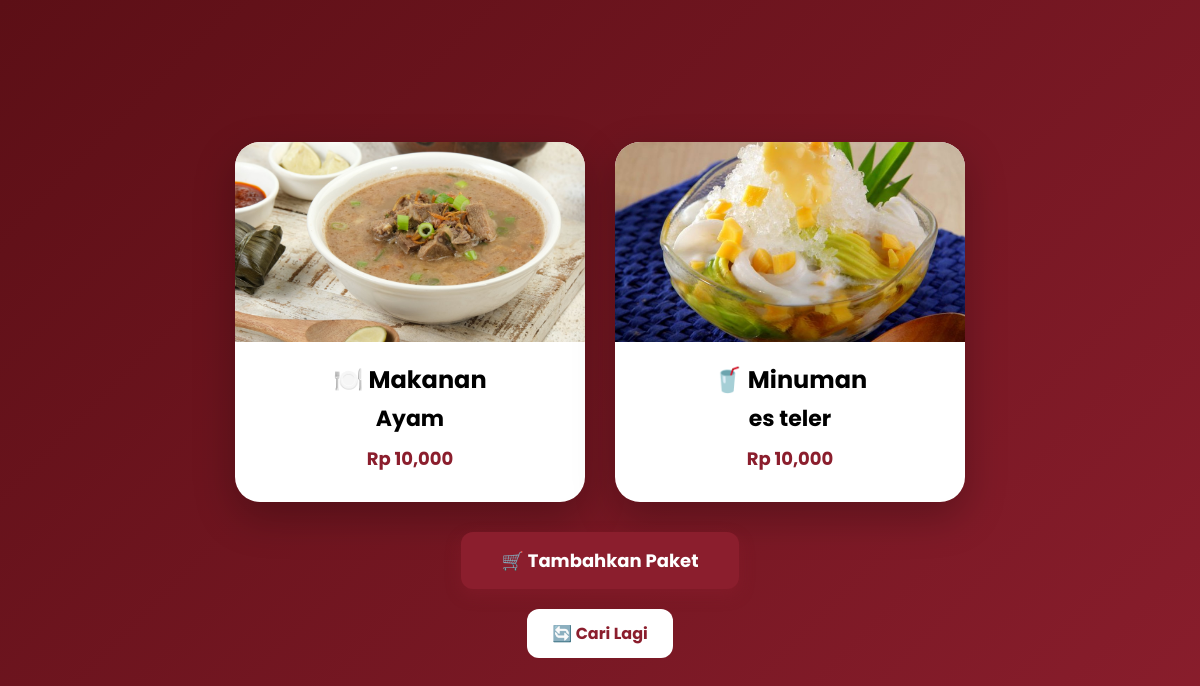
The page /pelanggan/hasil_rekomendasi.php?jenis=semua on the database its author committed.
### tables this page shows
CREATE TABLE `menu` (
  `id_menu` int(11) NOT NULL,
  `nama_menu` varchar(100) DEFAULT NULL,
  `harga` int(11) DEFAULT NULL,
  `stok` int(11) DEFAULT NULL,
  `gambar` varchar(255) DEFAULT NULL,
  `id_kategori_menu` int(11) DEFAULT NULL,
  `id_admin` int(11) DEFAULT NULL,
  `deskripsi_menu` text NOT NULL,
  `status` enum('tersedia','habis') DEFAULT 'tersedia'
);

### pelanggan/hasil_rekomendasi.php (the view, shortened to what this page needs)
<?php
include "koneksi.php";
$jenis = $_GET['jenis'] ?? '';
function getMenu($conn, $id_kategori) {
    $query = mysqli_query($conn, "SELECT * FROM menu WHERE id_kategori_menu = " . (int)$id_kategori . " ORDER BY RAND() LIMIT 1");
    return mysqli_fetch_assoc($query);
}
$makanan = ($jenis == "makanan" || $jenis == "semua") ? getMenu($conn, 18) : null;
$minuman = ($jenis == "minuman" || $jenis == "semua") ? getMenu($conn, 19) : null;
?>
<!DOCTYPE html>
<html lang="id">
<head>
</head>
<body>
<div class="result" id="result">
    <div class="flex">
        <?php if($jenis == "semua"): ?>
            <div class="card">
                <img src="../admind/crud/menu/upload/<?= $makanan['gambar']; ?>" alt="Makanan">
                <div class="content">
                    <h2>🍽️ Makanan</h2>
                    <div class="nama"><?= $makanan['nama_menu']; ?></div>
                    <div class="harga">Rp <?= number_format($makanan['harga']); ?></div>
                </div>
            </div>
            <div class="card">
                <img src="../admind/crud/menu/upload/<?= $minuman['gambar']; ?>" alt="Minuman">
                <div class="content">
                    <h2>🥤 Minuman</h2>
                    <div class="nama"><?= $minuman['nama_menu']; ?></div>
                    <div class="harga">Rp <?= number_format($minuman['harga']); ?></div>
                </div>
            </div>
        <?php endif; ?>
    </div>
    <div class="footer-action">
        <?php if($jenis == "semua"): ?>
            <a href="tambah_keranjang.php?id_m=<?= $makanan['id_menu']; ?>&id_min=<?= $minuman['id_menu']; ?>" class="btn btn-paket">🛒 Tambahkan Paket</a>
            <br>
        <?php endif; ?>
        <a href="rekomendasi.php" class="kembali">🔄 Cari Lagi</a>
    </div>
</div>
</body>
</html>

### pelanggan/hasil_rekomendasi.php (style rules this page uses)
* { margin:0; padding:0; box-sizing:border-box; font-family:'Poppins', sans-serif; }
body { background:linear-gradient(135deg,#5c0f16,#8b1e2d); min-height:100vh; display:flex; justify-content:center; align-items:center; padding:20px; }
.result { display:none; width:100%; max-width:1000px; }
.flex { display:flex; flex-wrap:wrap; gap:30px; justify-content:center; margin-bottom:30px; }
.card { background:white; width:350px; border-radius:25px; overflow:hidden; box-shadow:0 15px 40px rgba(0,0,0,.25); animation:muncul .6s ease; text-align:center; }
.card img { width:100%; height:200px; object-fit:cover; display:block; }
.content { padding:20px; }
.nama { font-size:22px; font-weight:700; margin-top:5px; }
.harga { font-size:18px; color:#8b1e2d; margin:10px 0; font-weight:700; }
.btn, .btn-paket { display:inline-block; padding:12px 25px; background:#8b1e2d; color:white; text-decoration:none; border-radius:12px; font-weight:600; transition:0.3s; cursor:pointer; border:none; }
.btn-paket { padding:15px 40px; font-size:18px; font-weight:700; box-shadow:0 6px 15px rgba(139,30,45,.4); }
.footer-action { text-align:center; }
.kembali { display:inline-block; margin-top:20px; padding:12px 25px; background:white; color:#8b1e2d; border-radius:12px; text-decoration:none; font-weight:bold; transition:.3s; }

### rows shown on the page
menu: gambar (picture), nama_menu "Ayam", harga "10,000"
menu: gambar (picture), nama_menu "es teler", harga "10,000"
